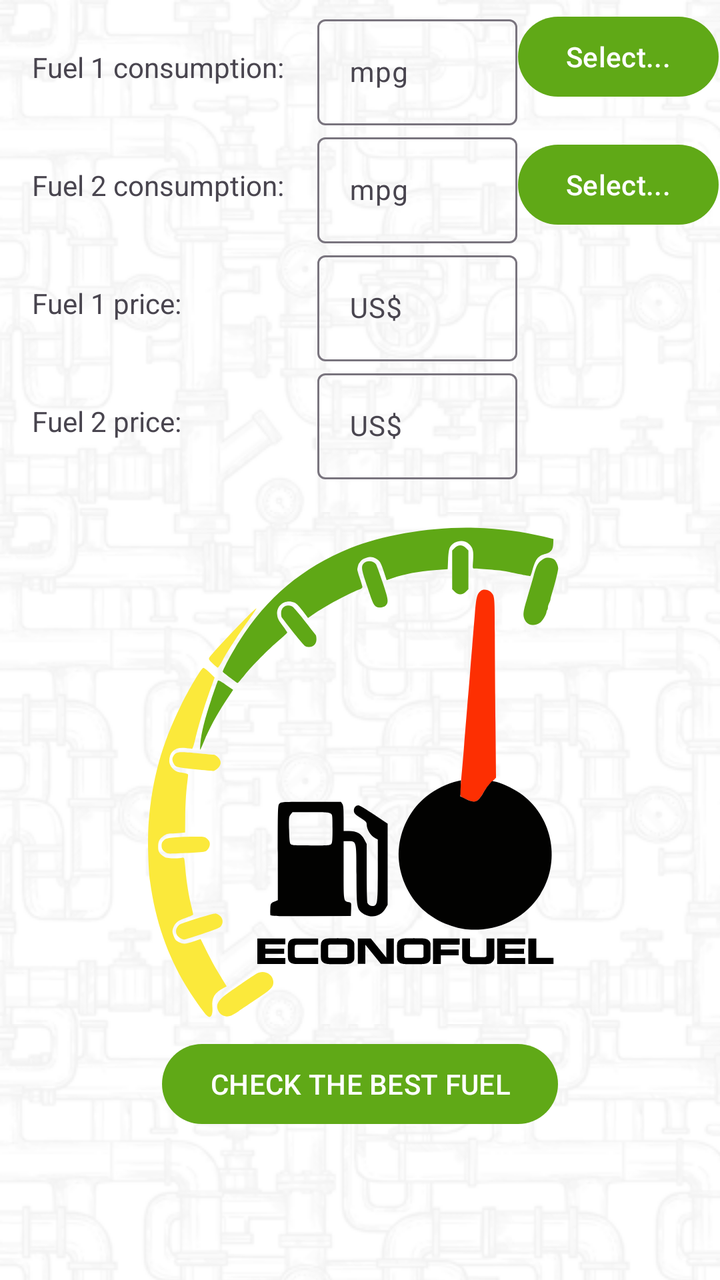
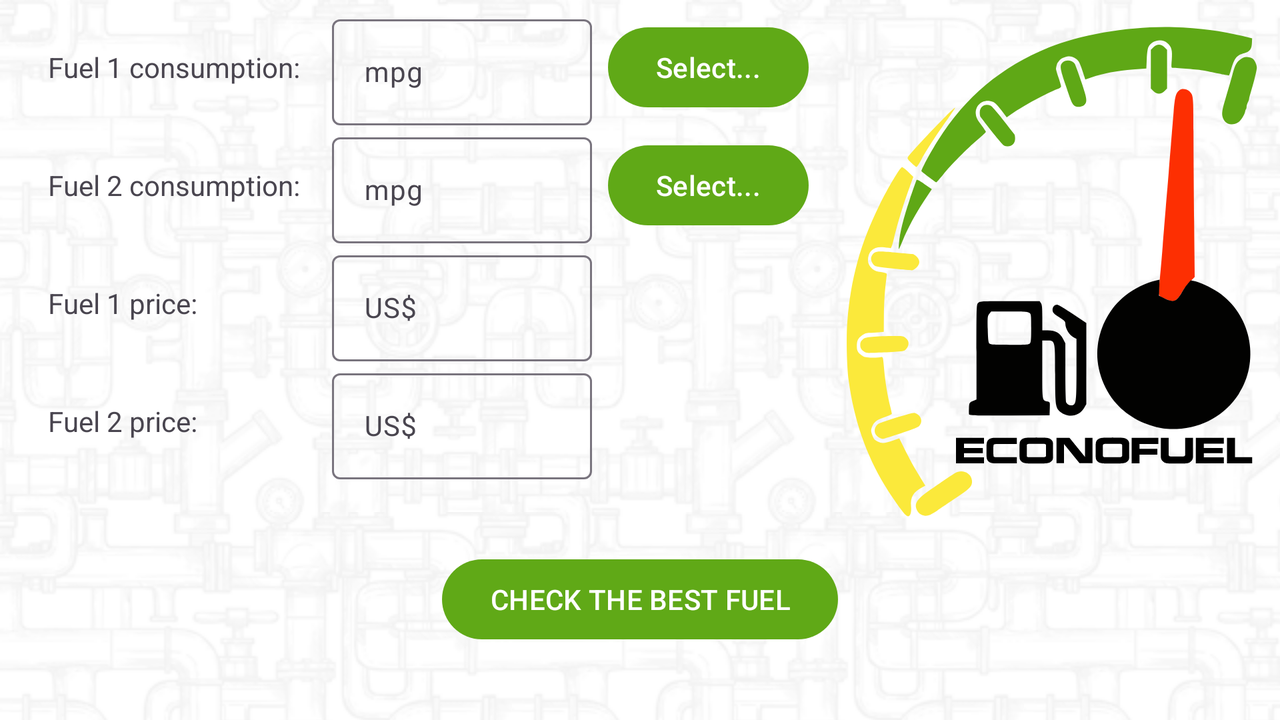

The same Android screen from two of the app's own layout files: first res/layout/ as a phone draws it, then the repository's variant for another configuration, drawn on a device whose configuration selects that folder. Both files follow.
<!-- AndroidManifest.xml: application theme Theme.EconoFuel -->
<!-- res/layout/activity_main.xml -->
<?xml version="1.0" encoding="utf-8"?>
<ScrollView xmlns:android="http://schemas.android.com/apk/res/android"
    xmlns:app="http://schemas.android.com/apk/res-auto"
    xmlns:tools="http://schemas.android.com/tools"
    android:id="@+id/main"
    android:layout_width="match_parent"
    android:layout_height="match_parent"
    android:background="@drawable/background_repeat"
    android:orientation="horizontal">

    <androidx.constraintlayout.widget.ConstraintLayout
        android:scaleType="matrix"
        android:layout_width="match_parent"
        android:layout_height="wrap_content"
        tools:context=".MainActivity">

        <TextView
            android:id="@+id/tvFuelConsumption1"
            android:layout_width="wrap_content"
            android:layout_height="wrap_content"
            android:layout_marginTop="8dp"
            android:padding="16dp"
            android:text="@string/fuel_1_consumption"
            android:textSize="14sp"
            app:layout_constraintStart_toStartOf="parent"
            app:layout_constraintTop_toTopOf="parent" />

        <TextView
            android:id="@+id/tvFuelConsumption2"
            android:layout_width="wrap_content"
            android:layout_height="wrap_content"
            android:layout_marginTop="8dp"
            android:padding="16dp"
            android:text="@string/fuel_2_consumption"
            android:textSize="14sp"
            app:layout_constraintStart_toStartOf="@+id/tvFuelConsumption1"
            app:layout_constraintTop_toBottomOf="@+id/tvFuelConsumption1" />

        <TextView
            android:id="@+id/tvFuelValue1"
            android:layout_width="wrap_content"
            android:layout_height="wrap_content"
            android:layout_marginTop="8dp"
            android:padding="16dp"
            android:text="@string/fuel_1_cost"
            android:textSize="14sp"
            app:layout_constraintStart_toStartOf="@+id/tvFuelConsumption2"
            app:layout_constraintTop_toBottomOf="@+id/tvFuelConsumption2" />

        <TextView
            android:id="@+id/tvFuelValue2"
            android:layout_width="wrap_content"
            android:layout_height="wrap_content"
            android:layout_marginTop="8dp"
            android:padding="16dp"
            android:text="@string/fuel_2_cost"
            android:textSize="14sp"
            app:layout_constraintStart_toStartOf="@+id/tvFuelValue1"
            app:layout_constraintTop_toBottomOf="@+id/tvFuelValue1" />


        <Button
            android:id="@+id/btSelectFuel1"
            android:layout_width="wrap_content"
            android:layout_height="wrap_content"
            android:text="@string/select"
            android:textSize="14sp"
            app:layout_constraintEnd_toEndOf="parent"
            app:layout_constraintStart_toEndOf="@+id/tlFuelConsumption1"
            app:layout_constraintTop_toTopOf="@+id/tlFuelConsumption1" />

        <Button
            android:id="@+id/btSelectFuel2"
            android:layout_width="wrap_content"
            android:layout_height="wrap_content"
            android:text="@string/select"
            android:textSize="14sp"
            app:layout_constraintBottom_toBottomOf="@+id/tlFuelConsumption2"
            app:layout_constraintStart_toStartOf="@+id/btSelectFuel1"
            app:layout_constraintTop_toBottomOf="@+id/tlFuelConsumption1" />

        <Button
            android:id="@+id/btCalculateFuel"
            android:layout_width="wrap_content"
            android:layout_height="wrap_content"
            android:layout_marginTop="8dp"
            android:text="@string/check_the_best_fuel"
            android:textSize="14sp"
            app:layout_constraintEnd_toEndOf="parent"
            app:layout_constraintStart_toStartOf="parent"
            app:layout_constraintTop_toBottomOf="@+id/imageView" />

        <ImageView
            android:id="@+id/imageView"
            android:layout_width="250dp"
            android:layout_height="250dp"
            android:layout_marginTop="24dp"
            android:contentDescription="@string/application_logo"
            android:scaleType="fitXY"
            app:layout_constraintEnd_toEndOf="parent"
            app:layout_constraintStart_toStartOf="parent"
            app:layout_constraintTop_toBottomOf="@+id/tvFuelValue2"
            app:srcCompat="@drawable/icon_econofuel_no_background" />

        <com.google.android.material.textfield.TextInputLayout
            android:id="@+id/tlFuelConsumption1"
            android:layout_width="100dp"
            android:layout_height="wrap_content"
            app:layout_constraintBottom_toBottomOf="@+id/tvFuelConsumption1"
            app:layout_constraintEnd_toStartOf="@+id/btSelectFuel1"
            app:layout_constraintStart_toEndOf="@+id/tvFuelConsumption1"
            app:layout_constraintTop_toTopOf="@+id/tvFuelConsumption1">

            <com.google.android.material.textfield.TextInputEditText
                android:id="@+id/etFuelConsumption1"
                android:layout_width="match_parent"
                android:layout_height="wrap_content"
                android:hint="@string/mpg"
                android:inputType="numberDecimal"
                android:textSize="14sp"
                android:digits="0123456789.,"/>
        </com.google.android.material.textfield.TextInputLayout>

        <com.google.android.material.textfield.TextInputLayout
            android:id="@+id/tlFuelConsumption2"
            android:layout_width="100dp"
            android:layout_height="wrap_content"
            app:layout_constraintBottom_toBottomOf="@+id/tvFuelConsumption2"
            app:layout_constraintStart_toStartOf="@+id/tlFuelConsumption1"
            app:layout_constraintTop_toTopOf="@+id/tvFuelConsumption2">

            <com.google.android.material.textfield.TextInputEditText
                android:id="@+id/etFuelConsumption2"
                android:layout_width="match_parent"
                android:layout_height="wrap_content"
                android:hint="@string/mpg"
                android:inputType="numberDecimal"
                android:textSize="14sp"
                android:digits="0123456789.,"/>
        </com.google.android.material.textfield.TextInputLayout>

        <com.google.android.material.textfield.TextInputLayout
            android:id="@+id/tlFuelCost1"
            android:layout_width="100dp"
            android:layout_height="wrap_content"
            app:layout_constraintBottom_toBottomOf="@+id/tvFuelValue1"
            app:layout_constraintStart_toStartOf="@+id/tlFuelConsumption2"
            app:layout_constraintTop_toTopOf="@+id/tvFuelValue1">

            <com.google.android.material.textfield.TextInputEditText
                android:id="@+id/etFuelCost1"
                android:layout_width="match_parent"
                android:layout_height="wrap_content"
                android:hint="@string/money_string"
                android:inputType="numberDecimal"
                android:textSize="14sp"
                android:digits="0123456789.,"/>
        </com.google.android.material.textfield.TextInputLayout>

        <com.google.android.material.textfield.TextInputLayout
            android:id="@+id/tlFuelCost2"
            android:layout_width="100dp"
            android:layout_height="wrap_content"
            app:layout_constraintBottom_toBottomOf="@+id/tvFuelValue2"
            app:layout_constraintStart_toStartOf="@+id/tlFuelCost1"
            app:layout_constraintTop_toTopOf="@+id/tvFuelValue2">

            <com.google.android.material.textfield.TextInputEditText
                android:id="@+id/etFuelCost2"
                android:layout_width="match_parent"
                android:layout_height="wrap_content"
                android:hint="@string/money_string"
                android:inputType="numberDecimal"
                android:textSize="14sp"
                android:digits="0123456789.,"/>
        </com.google.android.material.textfield.TextInputLayout>


    </androidx.constraintlayout.widget.ConstraintLayout>


</ScrollView>
<!-- resources referenced by this layout -->
<resources>
  <!-- drawable background_repeat (drawable) -->
  <?xml version="1.0" encoding="utf-8"?>
  <layer-list xmlns:android="http://schemas.android.com/apk/res/android" >
      <item android:id="@+id/shape_color">
          <shape android:shape="rectangle" >
              <solid android:color="@color/white" />
          </shape>
      </item>
      <item android:id="@+id/shape_pattern"
          android:bottom="0px"
          android:left="0px"
          android:right="0px"
          android:top="0px">
          <bitmap
              android:antialias="true"
              android:src="@drawable/background_pattern_fuel_pipeline"
              android:tileMode="repeat" />
      </item>
  </layer-list>
  <!-- drawable icon_econofuel_no_background: vector/xml drawable (drawable, 9897 chars, omitted) -->
  <string name="application_logo">Application logo</string>
  <string name="check_the_best_fuel">CHECK THE BEST FUEL</string>
  <string name="fuel_1_consumption">Fuel 1 consumption:</string>
  <string name="fuel_1_cost">Fuel 1 price:</string>
  <string name="fuel_2_consumption">Fuel 2 consumption:</string>
  <string name="fuel_2_cost">Fuel 2 price:</string>
  <string name="money_string">US$</string>
  <string name="mpg">mpg</string>
  <string name="select">Select...</string>
  <style name="Theme.EconoFuel" parent="Base.Theme.EconoFuel" />
  <color name="white">#FFFFFFFF</color>
  <!-- drawable background_pattern_fuel_pipeline: png bitmap (drawable, 89670 bytes) -->
  <style name="Base.Theme.EconoFuel" parent="Theme.Material3.DayNight.NoActionBar">
          
          
          <item name="colorPrimary">@color/green_fuel</item>
  
  
      </style>
  <color name="green_fuel">#60A917</color>
</resources>
<!-- res/layout-land/activity_main.xml (the repository's variant of the layout above) -->
<!-- drawn on the phone turned sideways -->
<?xml version="1.0" encoding="utf-8"?>
<ScrollView xmlns:android="http://schemas.android.com/apk/res/android"
    xmlns:app="http://schemas.android.com/apk/res-auto"
    xmlns:tools="http://schemas.android.com/tools"
    android:id="@+id/main"
    android:layout_width="match_parent"
    android:layout_height="match_parent"
    android:background="@drawable/background_repeat">

    <androidx.constraintlayout.widget.ConstraintLayout

        android:scaleType="matrix"
        android:layout_width="match_parent"
        android:layout_height="wrap_content"
        tools:context=".MainActivity">

        <TextView
            android:id="@+id/tvFuelConsumption1"
            android:layout_width="wrap_content"
            android:layout_height="wrap_content"
            android:layout_marginStart="8dp"
            android:layout_marginTop="8dp"
            android:padding="16dp"
            android:text="@string/fuel_1_consumption"
            android:textSize="14sp"
            app:layout_constraintStart_toStartOf="parent"
            app:layout_constraintTop_toTopOf="parent" />

        <TextView
            android:id="@+id/tvFuelConsumption2"
            android:layout_width="wrap_content"
            android:layout_height="wrap_content"
            android:layout_marginTop="8dp"
            android:padding="16dp"
            android:text="@string/fuel_2_consumption"
            android:textSize="14sp"
            app:layout_constraintStart_toStartOf="@+id/tvFuelConsumption1"
            app:layout_constraintTop_toBottomOf="@+id/tvFuelConsumption1" />

        <TextView
            android:id="@+id/tvFuelValue1"
            android:layout_width="wrap_content"
            android:layout_height="wrap_content"
            android:layout_marginTop="8dp"
            android:padding="16dp"
            android:text="@string/fuel_1_cost"
            android:textSize="14sp"
            app:layout_constraintStart_toStartOf="@+id/tvFuelConsumption2"
            app:layout_constraintTop_toBottomOf="@+id/tvFuelConsumption2" />

        <TextView
            android:id="@+id/tvFuelValue2"
            android:layout_width="wrap_content"
            android:layout_height="wrap_content"
            android:layout_marginTop="8dp"
            android:padding="16dp"
            android:text="@string/fuel_2_cost"
            android:textSize="14sp"
            app:layout_constraintStart_toStartOf="@+id/tvFuelValue1"
            app:layout_constraintTop_toBottomOf="@+id/tvFuelValue1" />


        <Button
            android:id="@+id/btSelectFuel1"
            android:layout_width="wrap_content"
            android:layout_height="wrap_content"
            android:layout_marginStart="8dp"
            android:text="@string/select"
            android:textSize="14sp"
            app:layout_constraintBottom_toBottomOf="@+id/tlFuelConsumption1"
            app:layout_constraintEnd_toStartOf="@+id/imageView"
            app:layout_constraintStart_toEndOf="@+id/tlFuelConsumption1"
            app:layout_constraintTop_toTopOf="@+id/tlFuelConsumption1" />

        <Button
            android:id="@+id/btSelectFuel2"
            android:layout_width="wrap_content"
            android:layout_height="wrap_content"
            android:text="@string/select"
            android:textSize="14sp"
            app:layout_constraintBottom_toBottomOf="@+id/tlFuelConsumption2"
            app:layout_constraintStart_toStartOf="@+id/btSelectFuel1"
            app:layout_constraintTop_toTopOf="@+id/tlFuelConsumption2" />

        <Button
            android:id="@+id/btCalculateFuel"
            android:layout_width="wrap_content"
            android:layout_height="wrap_content"
            android:layout_marginTop="16dp"
            android:text="@string/check_the_best_fuel"
            android:textSize="14sp"
            app:layout_constraintEnd_toEndOf="parent"
            app:layout_constraintStart_toStartOf="parent"
            app:layout_constraintTop_toBottomOf="@+id/imageView" />

        <ImageView
            android:id="@+id/imageView"
            android:layout_width="250dp"
            android:layout_height="250dp"
            android:contentDescription="@string/application_logo"
            android:scaleType="fitXY"
            app:layout_constraintStart_toEndOf="@+id/btSelectFuel1"
            app:layout_constraintTop_toTopOf="@+id/btSelectFuel1"
            app:srcCompat="@drawable/icon_econofuel_no_background" />

        <com.google.android.material.textfield.TextInputLayout
            android:id="@+id/tlFuelConsumption1"
            android:layout_width="130dp"
            android:layout_height="wrap_content"
            app:layout_constraintBottom_toBottomOf="@+id/tvFuelConsumption1"
            app:layout_constraintEnd_toStartOf="@+id/btSelectFuel1"
            app:layout_constraintStart_toEndOf="@+id/tvFuelConsumption1"
            app:layout_constraintTop_toTopOf="@+id/tvFuelConsumption1">

            <com.google.android.material.textfield.TextInputEditText
                android:id="@+id/etFuelConsumption1"
                android:layout_width="match_parent"
                android:layout_height="wrap_content"
                android:hint="@string/mpg"
                android:inputType="numberDecimal"
                android:textSize="14sp"
                android:digits="0123456789.,"/>
        </com.google.android.material.textfield.TextInputLayout>

        <com.google.android.material.textfield.TextInputLayout
            android:id="@+id/tlFuelConsumption2"
            android:layout_width="130dp"
            android:layout_height="wrap_content"
            app:layout_constraintBottom_toBottomOf="@+id/tvFuelConsumption2"
            app:layout_constraintStart_toStartOf="@+id/tlFuelConsumption1"
            app:layout_constraintTop_toTopOf="@+id/tvFuelConsumption2">

            <com.google.android.material.textfield.TextInputEditText
                android:id="@+id/etFuelConsumption2"
                android:layout_width="match_parent"
                android:layout_height="wrap_content"
                android:hint="@string/mpg"
                android:inputType="numberDecimal"
                android:textSize="14sp"
                android:digits="0123456789.,"/>
        </com.google.android.material.textfield.TextInputLayout>

        <com.google.android.material.textfield.TextInputLayout
            android:id="@+id/tlFuelCost1"
            android:layout_width="130dp"
            android:layout_height="wrap_content"
            app:layout_constraintBottom_toBottomOf="@+id/tvFuelValue1"
            app:layout_constraintStart_toStartOf="@+id/tlFuelConsumption2"
            app:layout_constraintTop_toTopOf="@+id/tvFuelValue1">

            <com.google.android.material.textfield.TextInputEditText
                android:id="@+id/etFuelCost1"
                android:layout_width="match_parent"
                android:layout_height="wrap_content"
                android:hint="@string/money_string"
                android:inputType="numberDecimal"
                android:textSize="14sp"
                android:digits="0123456789.,"/>
        </com.google.android.material.textfield.TextInputLayout>

        <com.google.android.material.textfield.TextInputLayout
            android:layout_width="130dp"
            android:layout_height="wrap_content"
            app:layout_constraintBottom_toBottomOf="@+id/tvFuelValue2"
            app:layout_constraintStart_toStartOf="@+id/tlFuelCost1"
            app:layout_constraintTop_toTopOf="@+id/tvFuelValue2">

            <com.google.android.material.textfield.TextInputEditText
                android:id="@+id/etFuelCost2"
                android:layout_width="match_parent"
                android:layout_height="wrap_content"
                android:hint="@string/money_string"
                android:inputType="numberDecimal"
                android:textSize="14sp"
                android:digits="0123456789.,"/>
        </com.google.android.material.textfield.TextInputLayout>


    </androidx.constraintlayout.widget.ConstraintLayout>


</ScrollView>
